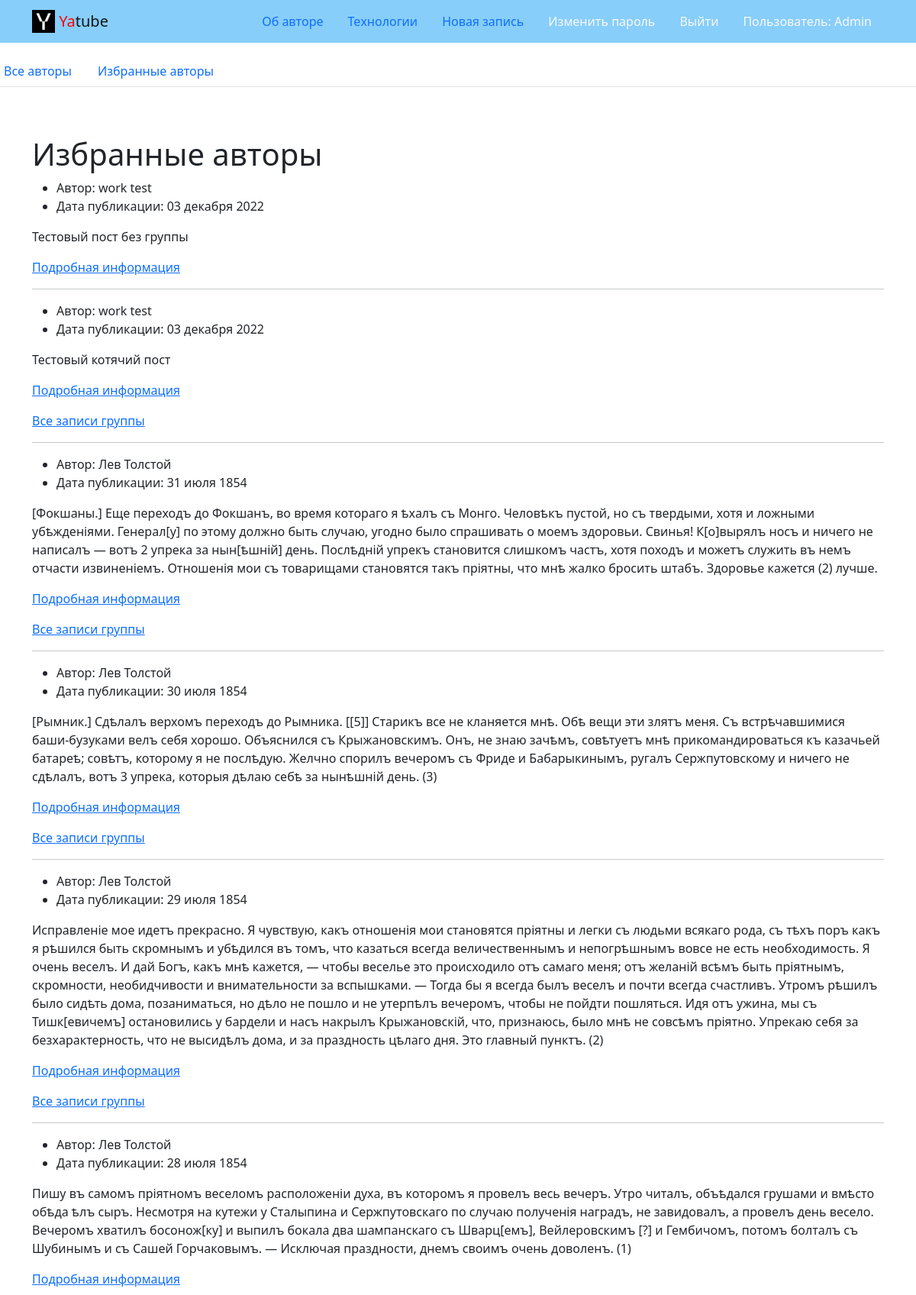
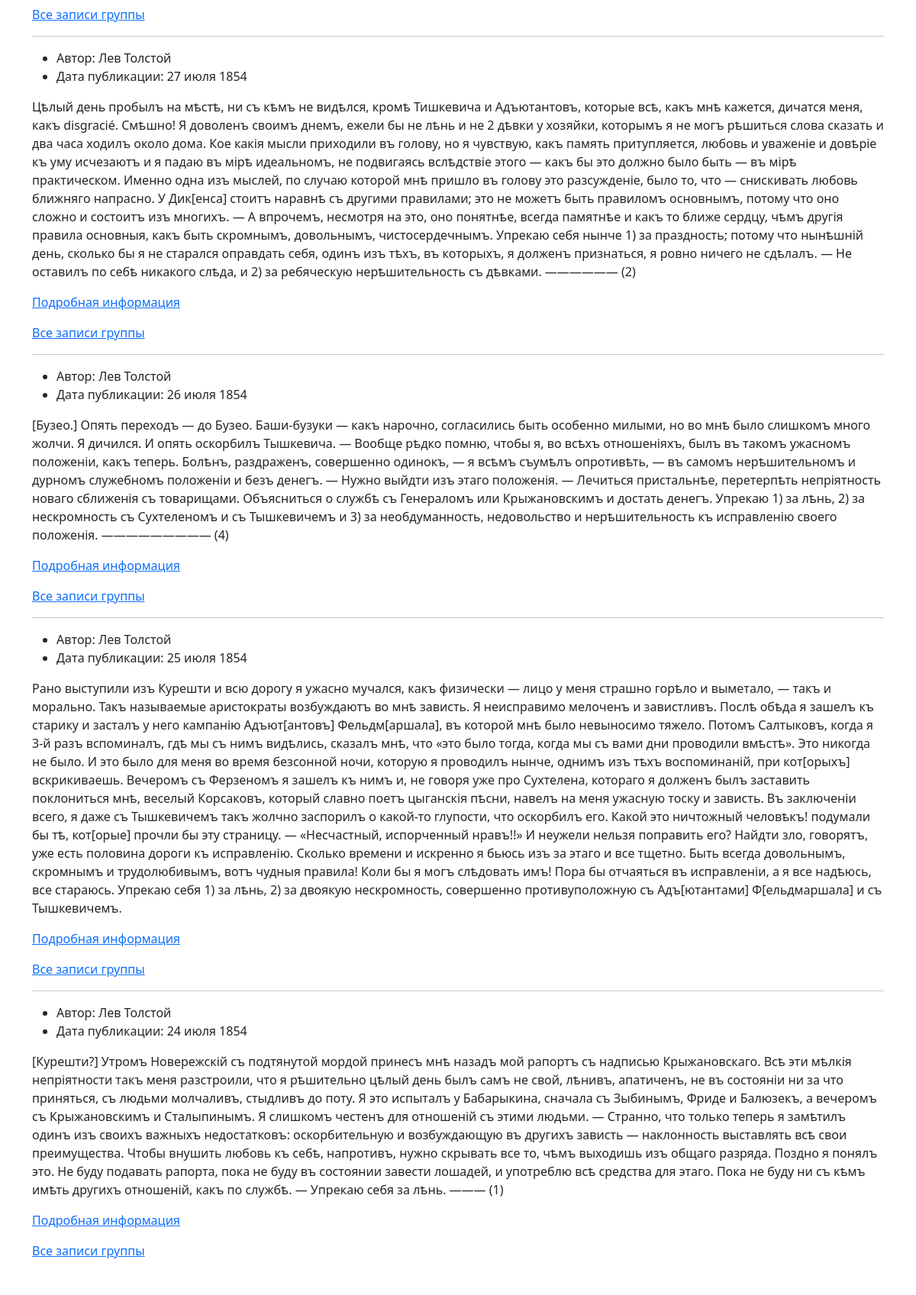
Screenshot of /follow/ (signed in, upper part) with the database file from the repository (2 pictures, top to bottom).
### posts/models.py (models this page shows, shortened)
class Post(models.Model):
    text = models.TextField(
        'Текст поста',
        help_text='Введите текст поста'
    )
    pub_date = models.DateTimeField(
        'Дата публикации',
        auto_now_add=True
    )
    author = models.ForeignKey(
        User,
        on_delete=models.CASCADE,
        related_name='posts',
        verbose_name='Автор'
    )
    group = models.ForeignKey(
        Group,
        on_delete=models.SET_NULL,
        blank=True,
        null=True,
        related_name='posts',
        verbose_name='Группа',
        help_text='Группа, к которой будет относиться пост'
    )
    image = models.ImageField(
        'Картинка',
        upload_to='posts/',
        blank=True
    )
    class Meta:
        ordering = ['-pub_date']
        verbose_name = 'Пост'
        verbose_name_plural = 'Посты'

### posts/views.py (the view)
# urls.py: path('follow/', views.follow_index, name='follow_index'),
@login_required
def follow_index(request):
    context = {
        'page_obj': get_page_obj(
            Post.objects.select_related(
                'author'
            ).filter(
                author__following__user=request.user
            ),
            request
        )
    }
    return render(request, 'posts/follow_index.html', context)

### core/context_processors/year.py (called while the page is built)
def year(request):
    current_dateTime = datetime.now()
    year = int(current_dateTime.year)
    return {
        'year': year,
    }

### posts/views.py (called while the page is built)
def get_page_obj(queryset, request):
    paginator = Paginator(queryset, POSTS_AMOUNT)
    page_number = request.GET.get('page')
    page_obj = paginator.get_page(page_number)
    return page_obj

### templates/posts/follow_index.html (shortened to what this page needs)
{% extends 'base.html' %}
{% load thumbnail %}
{% block content %}
  {% include 'posts/includes/switcher.html' %}
  <div class="container py-5">
      <h1> Избранные авторы </h1>
    {% for post in page_obj %}
    <article>
      <ul>
        <li>
          Автор: {{ post.author.get_full_name }}
        </li>
        <li>
          Дата публикации: {{ post.pub_date|date:"d E Y" }}
        </li>
      </ul>
      <p>{{ post.text }}</p>
      <p>
        <a href="{% url 'posts:post_detail' post.pk %}"> Подробная информация</a>
      </p>
      {% if post.group %}
        <a href="{% url 'posts:group_posts' post.group.slug %}">Все записи
          группы</a>
      {% endif %}
      {% if not forloop.last %}<hr>{% endif %}
    {% endfor %}
  </div>
{% endblock %}

### templates/includes/header.html (shortened to what this page needs)
<nav class="navbar navbar-light" style="background-color: lightskyblue">
  <div class="container">
    <a class="navbar-brand" href="{% url 'posts:homepage' %}">
      {% load static %}
        <img src="{% static 'img/logo.png' %}" width="30" height="30" class="d-inline-block align-top" alt="">
          <span style="color:red">Ya</span>tube
    </a>
    {% with request.resolver_match.view_name as view_name %}
      <ul class="nav nav-pills">
        <li class="nav-item">
          <a class="nav-link
            {% if view_name  == 'about:author' %} active {% endif %}"
          href="{% url 'about:author' %}">Об авторе</a>
        </li>
        <li class="nav-item">
          <a class="nav-link
            {% if view_name  == 'about:tech' %} active {% endif %}"
          href="{% url 'about:tech' %}">Технологии</a>
        </li>
        {% if request.user.is_authenticated %}
        <li class="nav-item">
          <a class="nav-link
            {% if view_name  == 'posts:post_create' %} active {% endif %}"
          href="{% url 'posts:post_create' %}">Новая запись</a>
        </li>
        <li class="nav-item">
          <a class="nav-link link-light
            {% if view_name  == 'users:password_change_form' %} active {% endif %}"
          href="{% url 'users:password_change_form' %}">Изменить пароль</a>
        </li>
        <li class="nav-item">
          <a class="nav-link link-light
            {% if view_name  == 'users:logout' %} active {% endif %}"
          href="{% url 'users:logout' %}">Выйти</a>
        </li>
        <liclass="nav-item">
          <a class="nav-link link-light
            {% if view_name  == 'posts:profile' %} active {% endif %}"
          href="{% url 'posts:profile' request.user.username %}">Пользователь: {{ request.user.username }}</a>
        {% endif %}
      {% endwith %}
      </ul>
    </div>
  </nav>
</header>

### rows the page displays
Post: author.get_full_name "work test", pub_date "03 декабря 2022", text "Тестовый пост без группы"
Post: author.get_full_name "work test", pub_date "03 декабря 2022", text "Тестовый котячий пост", shows "Все записи группы"
Post: author.get_full_name "Лев Толстой", pub_date "31 июля 1854", text "[Фокшаны.] Еще переходъ до Фокшанъ, во время котораго я ѣхалъ съ Монго. Человѣкъ пустой, но съ твердыми, хотя и ложными убѣжденіями. Генерал[у] по этому должно быть случаю, угодно было спрашивать о моемъ здоровьи. Свинья! К[о]вырялъ носъ и ничего не написалъ — вотъ 2 упрека за нын[ѣшній] день. Послѣдній упрекъ становится слишкомъ частъ, хотя походъ и можетъ служить въ немъ отчасти извиненіемъ. Отношенія мои съ товарищами становятся такъ пріятны, что мнѣ жалко бросить штабъ. Здоровье кажется (2) лучше.", shows "Все записи группы"
Post: author.get_full_name "Лев Толстой", pub_date "30 июля 1854", text "[Рымник.] Сдѣлалъ верхомъ переходъ до Рымника. [[5]] Старикъ все не кланяется мнѣ. Обѣ вещи эти злятъ меня. Съ встрѣчавшимися баши-бузуками велъ себя хорошо. Объяснился съ Крыжановскимъ. Онъ, не знаю зачѣмъ, совѣтуетъ мнѣ прикомандироваться къ казачьей батареѣ; совѣтъ, которому я не послѣдую. Желчно спорилъ вечеромъ съ Фриде и Бабарыкинымъ, ругалъ Сержпутовскому и ничего не сдѣлалъ, вотъ 3 упрека, которыя дѣлаю себѣ за нынѣшній день. (3)", shows "Все записи группы"
Post: author.get_full_name "Лев Толстой", pub_date "29 июля 1854", text "Исправленіе мое идетъ прекрасно. Я чувствую, какъ отношенія мои становятся пріятны и легки съ людьми всякаго рода, съ тѣхъ поръ какъ я рѣшился быть скромнымъ и убѣдился въ томъ, что казаться всегда величественнымъ и непогрѣшнымъ вовсе не есть необходимость. Я очень веселъ. И дай Богъ, какъ мнѣ кажется, — чтобы веселье это происходило отъ самаго меня; отъ желаній всѣмъ быть пріятнымъ, скромности, необидчивости и внимательности за вспышками. — Тогда бы я всегда былъ веселъ и почти всегда счастливъ. Утромъ рѣшилъ было сидѣть дома, позаниматься, но дѣло не пошло и не утерпѣлъ вечеромъ, чтобы не пойдти пошляться. Идя отъ ужина, мы съ Тишк[евичемъ] остановились у бардели и насъ накрылъ…", shows "Все записи группы"
Post: author.get_full_name "Лев Толстой", pub_date "28 июля 1854", text "Пишу въ самомъ пріятномъ веселомъ расположеніи духа, въ которомъ я провелъ весь вечеръ. Утро читалъ, объѣдался грушами и вмѣсто обѣда ѣлъ сыръ. Несмотря на кутежи у Сталыпина и Сержпутовскаго по случаю полученія наградъ, не завидовалъ, а провелъ день весело. Вечеромъ хватилъ босонож[ку] и выпилъ бокала два шампанскаго съ Шварц[емъ], Вейлеровскимъ [?] и Гембичомъ, потомъ болталъ съ Шубинымъ и съ Сашей Горчаковымъ. — Исключая праздности, днемъ своимъ очень доволенъ. (1)", shows "Все записи группы"
Post: author.get_full_name "Лев Толстой", pub_date "27 июля 1854", text "Цѣлый день пробылъ на мѣстѣ, ни съ кѣмъ не видѣлся, кромѣ Тишкевича и Адъютантовъ, которые всѣ, какъ мнѣ кажется, дичатся меня, какъ disgracié. Смѣшно! Я доволенъ своимъ днемъ, ежели бы не лѣнь и не 2 дѣвки у хозяйки, которымъ я не могъ рѣшиться слова сказать и два часа ходилъ около дома. Кое какія мысли приходили въ голову, но я чувствую, какъ память притупляется, любовь и уваженіе и довѣріе къ уму исчезаютъ и я падаю въ мірѣ идеальномъ, не подвигаясь вслѣдствіе этого — какъ бы это должно было быть — въ мірѣ практическом. Именно одна изъ мыслей, по случаю которой мнѣ пришло въ голову это разсужденіе, было то, что — снискивать любовь ближняго напрасно. У Дик[енса] стоитъ наравнѣ съ другими…", shows "Все записи группы"
Post: author.get_full_name "Лев Толстой", pub_date "26 июля 1854", text "[Бузео.] Опять переходъ — до Бузео. Баши-бузуки — какъ нарочно, согласились быть особенно милыми, но во мнѣ было слишкомъ много жолчи. Я дичился. И опять оскорбилъ Тышкевича. — Вообще рѣдко помню, чтобы я, во всѣхъ отношеніяхъ, былъ въ такомъ ужасномъ положеніи, какъ теперь. Болѣнъ, раздраженъ, совершенно одинокъ, — я всѣмъ съумѣлъ опротивѣть, — въ самомъ нерѣшительномъ и дурномъ служебномъ положеніи и безъ денегъ. — Нужно выйдти изъ этаго положенія. — Лечиться пристальнѣе, перетерпѣть непріятность новаго сближенія съ товарищами. Объясниться о службѣ съ Генераломъ или Крыжановскимъ и достать денегъ. Упрекаю 1) за лѣнь, 2) за нескромность съ Сухтеленомъ и съ Тышкевичемъ и 3) за…", shows "Все записи группы"
Post: author.get_full_name "Лев Толстой", pub_date "25 июля 1854", text "Рано выступили изъ Курешти и всю дорогу я ужасно мучался, какъ физически — лицо у меня страшно горѣло и выметало, — такъ и морально. Такъ называемые аристократы возбуждаютъ во мнѣ зависть. Я неисправимо мелоченъ и завистливъ. Послѣ обѣда я зашелъ къ старику и засталъ у него кампанію Адъют[антовъ] Фельдм[аршала], въ которой мнѣ было невыносимо тяжело. Потомъ Салтыковъ, когда я 3-й разъ вспоминалъ, гдѣ мы съ нимъ видѣлись, сказалъ мнѣ, что «это было тогда, когда мы съ вами дни проводили вмѣстѣ». Это никогда не было. И это было для меня во время безсонной ночи, которую я проводилъ нынче, однимъ изъ тѣхъ воспоминаній, при кот[орыхъ] вскрикиваешь. Вечеромъ съ Ферзеномъ я зашелъ къ нимъ и, не…", shows "Все записи группы"
Post: author.get_full_name "Лев Толстой", pub_date "24 июля 1854", text "[Курешти?] Утромъ Новережскій съ подтянутой мордой принесъ мнѣ назадъ мой рапортъ съ надписью Крыжановскаго. Всѣ эти мѣлкія непріятности такъ меня разстроили, что я рѣшительно цѣлый день былъ самъ не свой, лѣнивъ, апатиченъ, не въ состояніи ни за что приняться, съ людьми молчаливъ, стыдливъ до поту. Я это испыталъ у Бабарыкина, сначала съ Зыбинымъ, Фриде и Балюзекъ, а вечеромъ съ Крыжановскимъ и Сталыпинымъ. Я слишкомъ честенъ для отношеній съ этими людьми. — Странно, что только теперь я замѣтилъ одинъ изъ своихъ важныхъ недостатковъ: оскорбительную и возбуждающую въ другихъ зависть — наклонность выставлять всѣ свои преимущества. Чтобы внушить любовь къ себѣ, напротивъ, нужно скрывать все…", shows "Все записи группы"

### other values shown
{{ request.user.username }} "Admin"
